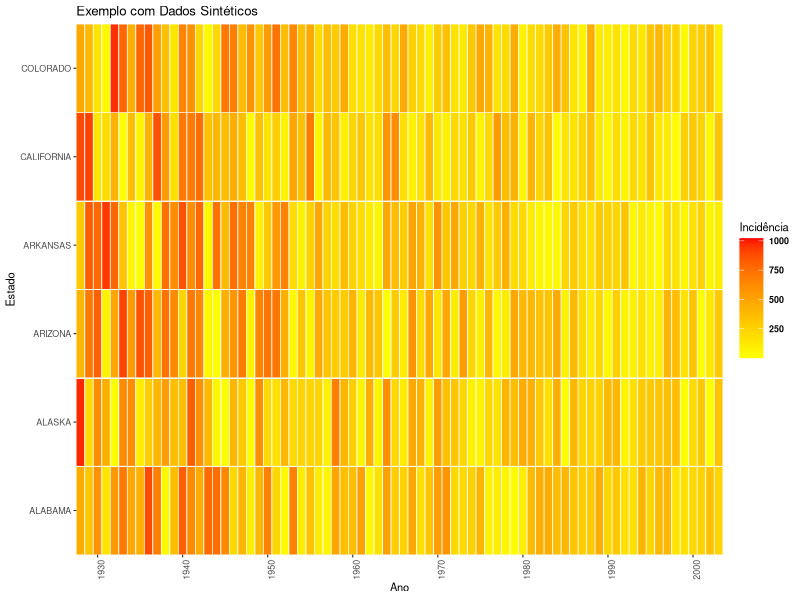

Write R code to recreate this figure.
# Carregar pacotes necessários
library(ggplot2)
library(dplyr)
library(tidyr)

#este script foi criado compartilhando os códigos deste link:
# https://www.royfrancis.com/a-guide-to-elegant-tiled-heatmaps-in-r-2019/
#e fazendo perguntas para o Gemini

# Criar um conjunto de dados de exemplo com mais informações
set.seed(123) # Para reprodutibilidade
anos <- 1928:2003
semanas <- 1:52
estados <- c("ALABAMA", "ALASKA", "ARIZONA", "ARKANSAS", "CALIFORNIA", "COLORADO")

# Expandir grid para criar o dataset
dados_completo <- expand.grid(YEAR = anos, WEEK = semanas, state = estados)

# Função para gerar valores de incidência decrescentes ao longo do tempo
gerar_incidencia <- function(ano) {
  max_incidencia <- 1000
  decaimento <- (1930 - ano) / 75 # Ajustar o fator de decaimento conforme necessário
  return(runif(length(semanas) * length(estados), min = 0, max = max_incidencia * exp(decaimento)))
}

# Aplicar a função para gerar os valores de incidência
dados_completo <- dados_completo %>% 
  group_by(YEAR) %>% 
  mutate(value = gerar_incidencia(YEAR))

# Transformar os dados para o formato longo
dados_long <- dados_completo %>%
  mutate(year = factor(YEAR)) %>%
  mutate(week = factor(WEEK)) %>%
  mutate(value = as.numeric(value))

# Criar o gráfico de calor com ggplot2
p <- ggplot(dados_long, aes(x = year, y = state, fill = value)) +
  geom_tile(colour = "white", size = 0.25) +
  labs(x = "Ano", y = "Estado", title = "Exemplo com Dados Sintéticos") +
  scale_y_discrete(expand = c(0, 0)) +
  scale_x_discrete(expand = c(0, 0), breaks = seq(1930, 2000, by = 10)) +
  scale_fill_gradient(low = "yellow", high = "red", na.value = "grey90", name = "Incidência") +
  theme_grey(base_size = 8) +
  theme(
    legend.text = element_text(face = "bold"),
    axis.ticks = element_line(size = 0.4),
    plot.background = element_blank(),
    panel.border = element_blank(),
    axis.text.x = element_text(angle = 90, hjust = 1)
  )

# Mostrar o gráfico
p
